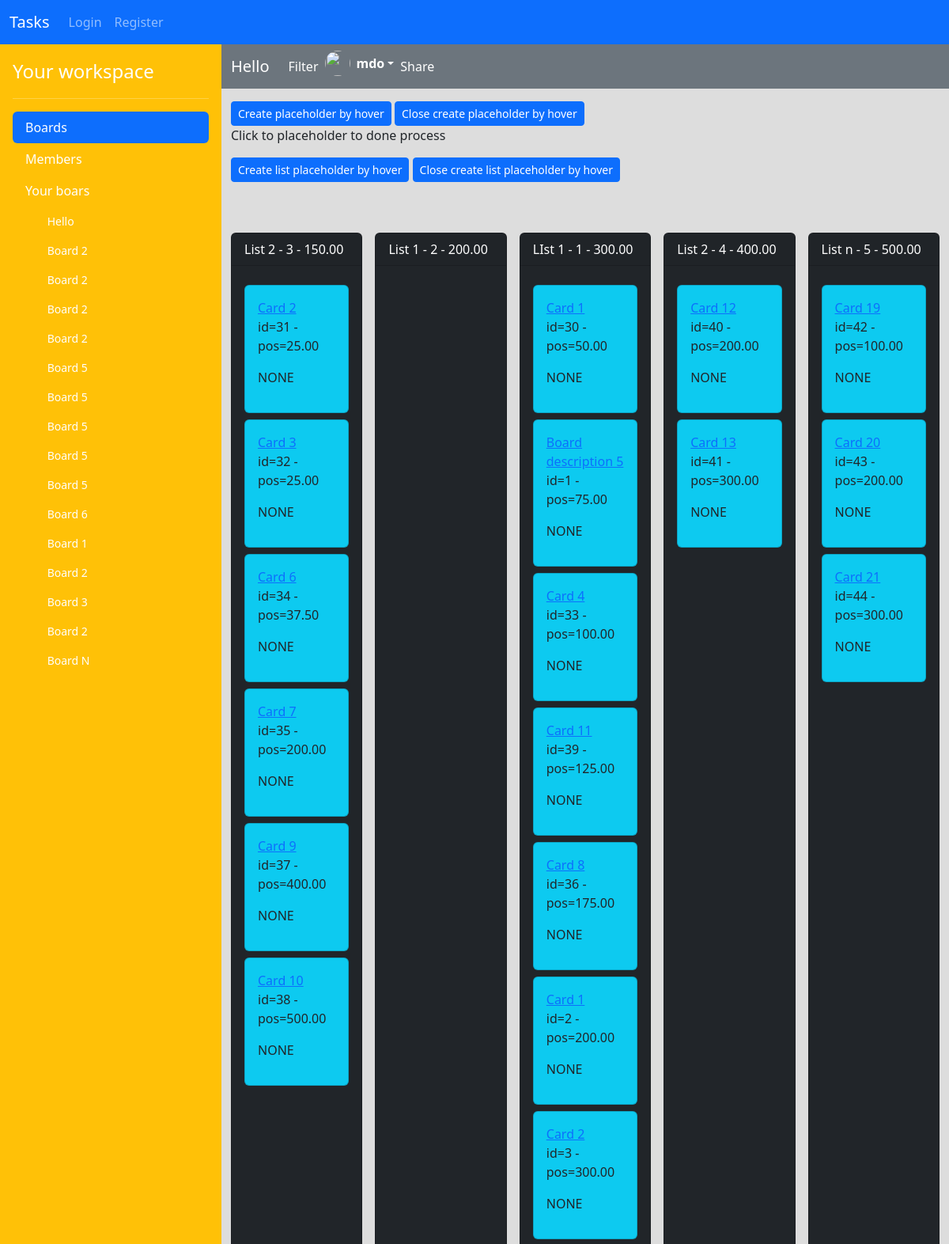
Screenshot of /boards/1 (upper part) with the database file from the repository.
### task/models.py (models this page shows)
class Board(models.Model):
    name = models.CharField(max_length=256)
    description = models.CharField(max_length=256)
    members = models.ManyToManyField(User, related_name="boards")
    created_at = models.DateTimeField(auto_now_add=True)

class List(models.Model):
    board = models.ForeignKey("Board", on_delete=models.CASCADE, related_name="lists")
    name = models.CharField(max_length=256)
    position = models.DecimalField(max_digits=10, decimal_places=2)
    created_at = models.DateTimeField(auto_now_add=True)

class Card(models.Model):
    list = models.ForeignKey("List", on_delete=models.CASCADE, related_name="cards")
    labels = models.ManyToManyField("Label", related_name="cards")
    attachments = models.ManyToManyField("Attachment", related_name="cards")
    description = models.CharField(max_length=256)
    due_date = models.DateTimeField(null=True, blank=True)
    position = models.DecimalField(max_digits=10, decimal_places=2)
    created_at = models.DateTimeField(auto_now_add=True)

### task/views.py (the view)
# urls.py: path("boards/<int:board_id>", views.board, name="board"),
@csrf_exempt
def board(request, board_id):
    board = (
        Board.objects.filter(id=board_id)
        .prefetch_related("members", "lists__cards", "lists")
        .first()
    )
    lists = (
        board.lists.all()
        .order_by("position")
        .prefetch_related(
            Prefetch(
                "cards",
                queryset=Card.objects.order_by("position"),
                to_attr="ordered_cards",
            )
        )
    )
    return render(
        request,
        "task/board.html",
        {"board": board, "lists": lists, "boards": Board.objects.all()},
    )

### task/templates/task/board.html (shortened to what this page needs)
{% extends "task/layout.html" %}
{% block main %}
<nav class="navbar navbar-expand-lg bg-secondary"  data-bs-theme="dark">
    <div class="container-fluid">
      <a class="navbar-brand" href="{% url 'board' board.id %}">{{ board.name }}</a>
      <div class="collapse navbar-collapse" id="navbarSupportedContent">
        <ul class="navbar-nav me-auto mb-2 mb-lg-0">
            <li class="nav-item">
                <a class="nav-link active" aria-current="page" href="#Filter">Filter</a>
            </li>
            <li class="nav-item">
                <div class="dropdown">
                    <a href="#" class="d-flex align-items-center text-white text-decoration-none dropdown-toggle" id="dropdownUser1" data-bs-toggle="dropdown" aria-expanded="false">
                      <img src="https://github.com/mdo.png" alt="" width="32" height="32" class="rounded-circle me-2">
                      <strong>mdo</strong>
                    </a>
                </div>
            </li>
            <li class="nav-item">
                <a class="nav-link active" aria-current="page" href="#Share">Share</a>
            </li>
        </ul>
      </div>
    </div>
</nav>
    <div class="container mt-3">
        <button id="create-placeholder-btn" class="btn btn-sm btn-primary">Create placeholder by hover</button>
        <button id="close-create-placeholder-btn" class="btn btn-sm btn-primary">Close create placeholder by hover</button>
        <p>Click to placeholder to done process</p>
        <button id="create-list-placeholder-btn" class="btn btn-sm btn-primary">Create list placeholder by hover</button>
        <button id="close-create-list-placeholder-btn" class="btn btn-sm btn-primary">Close create list placeholder by hover</button>
        <div class="task-lists row row-cols-5 g-3 mt-5">
            {% for list in lists %}
                <div class="col" id="list-id-{{ list.id }}" data-list-id="{{ list.id }}" draggable="true" ondragstart="drag(event)">
                    <div class="card bg-dark task-list" data-list-id="{{ list.id }}" style="height: 100%;">
                        <div class="card-header text-white">
                            {{ list.name }} - {{ list.id }} - {{ list.position }}
                        </div>
                        <div class="card-body">
                            {% for card in list.ordered_cards %}
                            <div class="task-card card bg-info my-2" data-card-id="{{ card.id }}" data-list-id="{{ list.id }}" id="card-id-{{ card.id }}" draggable="true" ondragstart="drag(event)">
                                <div class="card-body">
                                    <a href="{% url 'card' card.id %}">{{ card.description }}</a>
                                    <p>id={{ card.id }} - pos={{ card.position }}</p>
                                    <p class="position-status">NONE</p>
                                </div>
                            </div>
                            {% endfor %}
                        </div>
                    </div>
                </div>
            {% endfor %}
          </div>
    </div>
{% endblock %}

### task/templates/task/layout.html (shortened to what this page needs)
<!DOCTYPE html>
{% load static %}
<html lang="en">
    <head>
        <link href="https://cdn.jsdelivr.net/npm/bootstrap@5.3.3/dist/css/bootstrap.min.css" rel="stylesheet">
        <link href="{% static 'styles.css' %}" rel="stylesheet">
    </head>
    <body>
        <header>
            <nav class="navbar navbar-expand-lg bg-primary"  data-bs-theme="dark">
                <div class="container-fluid">
                  <a class="navbar-brand" href="{% url 'index' %}">Tasks</a>
                  <div class="collapse navbar-collapse" id="navbarSupportedContent">
                    <ul class="navbar-nav me-auto mb-2 mb-lg-0">
                        {% if user.is_authenticated %}
                      <li class="nav-item">
                        <a class="nav-link active" aria-current="page" href="{% url 'index' %}">Home</a>
                      </li>
                      <li class="nav-item">
                        <a class="nav-link" href="{% url 'create_board' %}">Create</a>
                      </li>
                      <li class="nav-item dropdown">
                        <a class="nav-link dropdown-toggle" href="#" role="button" data-bs-toggle="dropdown" aria-expanded="false">
                          {{ user.username }}
                        </a>
                        <ul class="dropdown-menu">
                          <li><a class="dropdown-item" href="{% url 'profile' %}">Profile</a></li>
                          <li><a class="dropdown-item" href="{% url 'logout' %}">Logout</a></li>
                          {% comment %} <li><a class="dropdown-item" href="#">Another action</a></li>
                          <li><hr class="dropdown-divider"></li>
                          <li><a class="dropdown-item" href="#">Something else here</a></li> {% endcomment %}
                        </ul>
                      </li>
                      {% comment %} <li class="nav-item">
                        <a class="nav-link disabled" aria-disabled="true">Disabled</a>
                      </li> {% endcomment %}
                    </ul>
                    <form class="d-flex" role="search">
                      <input class="form-control me-2" type="search" placeholder="Search" aria-label="Search">
                      <button class="btn btn-outline-success" type="submit">Search</button>
                    </form>
                    {% else %}
                      <li class="nav-item">
                        <a class="nav-link" href="{% url 'create_board' %}">Login</a>
                      </li>
                      <li class="nav-item">
                        <a class="nav-link" href="{% url 'create_board' %}">Register</a>
                      </li>
                      {% endif %}
                  </div>
                </div>
              </nav>
        </header>
        <main>
            <div class="d-flex flex-nowrap">
                <div class="d-flex flex-column flex-shrink-0 p-3 text-white bg-warning" style="width: 280px;">
                    <a href="/" class="d-flex align-items-center mb-3 mb-md-0 me-md-auto text-white text-decoration-none">
                      <span class="fs-4">Your workspace</span>
                    </a>
                    <hr>
                    <ul class="nav nav-pills flex-column mb-auto">
                      <li class="nav-item">
                        <a href="#" class="nav-link active" aria-current="page">
                          Boards
                        </a>
                      </li>
                      <li>
                        <a href="#" class="nav-link text-white">
                          Members
                        </a>
                      </li>
                      <li class="mb-1">
                        <button  class="nav-link text-white collapsed" data-bs-toggle="collapse" data-bs-target="#home-collapse" aria-expanded="true">
                            Your boars
                            </button>
                            <div class="collapse show" id="home-collapse">
                            <ul class="btn-toggle-nav list-unstyled fw-normal pb-1 small">
                                {% for board in boards %}
                                <li>
                                    <a href="{% url 'board' board.id %}" class="nav-link text-white">
                                      <svg class="bi me-2" width="16" height="16"><use xlink:href="#speedometer2"></use></svg>
                                      {{ board.name }}
                                    </a>
                                  </li>
                                  {% endfor %}
                            </ul>
                            </div>
                      </li>
                    </ul>
                </div>
                <div style="width: 100%; background: #DDD;">
                    {% block main %}{% endblock %}
                </div>
            </div>
        </main>
    </body>
</html>

### rows the page displays
Board: name "Hello"
Board: name "Board 2"
Board: name "Board 2"
Board: name "Board 2"
Board: name "Board 2"
Board: name "Board 5"
Board: name "Board 5"
Board: name "Board 5"
Board: name "Board 5"
Board: name "Board 5"
Board: name "Board 6"
Board: name "Board 1"
Board: name "Board 2"
Board: name "Board 3"
Board: name "Board 2"
Board: name "Board N"
List: name "List 2", id "3", position "150.00"
Card: description "Card 2", id "31", position "25.00"
Card: description "Card 3", id "32", position "25.00"
Card: description "Card 6", id "34", position "37.50"
Card: description "Card 7", id "35", position "200.00"
Card: description "Card 9", id "37", position "400.00"
Card: description "Card 10", id "38", position "500.00"
List: name "List 1", id "2", position "200.00"
List: name "LIst 1", id "1", position "300.00"
Card: description "Card 1", id "30", position "50.00"
Card: description "Board description 5", id "1", position "75.00"
Card: description "Card 4", id "33", position "100.00"
Card: description "Card 11", id "39", position "125.00"
Card: description "Card 8", id "36", position "175.00"
Card: description "Card 1", id "2", position "200.00"
Card: description "Card 2", id "3", position "300.00"
List: name "List 2", id "4", position "400.00"
Card: description "Card 12", id "40", position "200.00"
Card: description "Card 13", id "41", position "300.00"
List: name "List n", id "5", position "500.00"
Card: description "Card 19", id "42", position "100.00"
Card: description "Card 20", id "43", position "200.00"
Card: description "Card 21", id "44", position "300.00"
